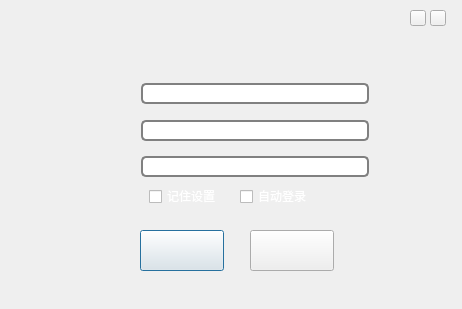
<?xml version="1.0" encoding="UTF-8"?>
<ui version="4.0">
 <class>DlgLogin</class>
 <widget class="QDialog" name="DlgLogin">
  <property name="enabled">
   <bool>true</bool>
  </property>
  <property name="geometry">
   <rect>
    <x>0</x>
    <y>0</y>
    <width>462</width>
    <height>309</height>
   </rect>
  </property>
  <property name="focusPolicy">
   <enum>Qt::NoFocus</enum>
  </property>
  <property name="windowTitle">
   <string>change password</string>
  </property>
  <property name="autoFillBackground">
   <bool>false</bool>
  </property>
  <property name="styleSheet">
   <string notr="true"/>
  </property>
  <widget class="QLineEdit" name="txtSmAddress">
   <property name="geometry">
    <rect>
     <x>141</x>
     <y>83</y>
     <width>228</width>
     <height>21</height>
    </rect>
   </property>
   <property name="font">
    <font>
     <pointsize>9</pointsize>
    </font>
   </property>
   <property name="toolTip">
    <string>服务器地址</string>
   </property>
   <property name="styleSheet">
    <string notr="true">QLineEdit {
    border: 2px solid gray;
    border-radius: 5px;
    padding: 0 4px; 
	
	image: url(:/images/lineedit.png);
	selection-background-color: darkgray;
 }
</string>
   </property>
   <property name="inputMask">
    <string/>
   </property>
   <property name="text">
    <string extracomment="请"/>
   </property>
  </widget>
  <widget class="QLineEdit" name="txtUserName">
   <property name="geometry">
    <rect>
     <x>141</x>
     <y>120</y>
     <width>228</width>
     <height>21</height>
    </rect>
   </property>
   <property name="toolTip">
    <string>用户名</string>
   </property>
   <property name="styleSheet">
    <string notr="true">QLineEdit {
    border: 2px solid gray;
    border-radius: 5px;
    padding: 0 4px; 
	
	image: url(:/images/lineedit.png);
	selection-background-color: darkgray;
 }
</string>
   </property>
   <property name="text">
    <string/>
   </property>
  </widget>
  <widget class="QLineEdit" name="txtPwd">
   <property name="geometry">
    <rect>
     <x>141</x>
     <y>156</y>
     <width>228</width>
     <height>21</height>
    </rect>
   </property>
   <property name="toolTip">
    <string>密码</string>
   </property>
   <property name="statusTip">
    <string/>
   </property>
   <property name="styleSheet">
    <string notr="true">QLineEdit {
    border: 2px solid gray;
    border-radius: 5px;
    padding: 0 4px; 
	
	image: url(:/images/lineedit.png);
	selection-background-color: darkgray;
 }
</string>
   </property>
   <property name="text">
    <string/>
   </property>
  </widget>
  <widget class="QPushButton" name="btnLogin">
   <property name="geometry">
    <rect>
     <x>140</x>
     <y>230</y>
     <width>84</width>
     <height>41</height>
    </rect>
   </property>
   <property name="baseSize">
    <size>
     <width>0</width>
     <height>0</height>
    </size>
   </property>
   <property name="mouseTracking">
    <bool>false</bool>
   </property>
   <property name="acceptDrops">
    <bool>false</bool>
   </property>
   <property name="styleSheet">
    <string notr="true">QPushButton 
	{
		border-image:url(:/images/login_normal.png); 		} 
QPushButton:hover:pressed
	{
		border-image:url(:/images/login_hover.png);
	} 
  QPushButton:hover:!pressed 
	{
		border-image:url(:/images/login_hover.png);
	}</string>
   </property>
   <property name="text">
    <string/>
   </property>
   <property name="iconSize">
    <size>
     <width>400</width>
     <height>40</height>
    </size>
   </property>
   <property name="checkable">
    <bool>false</bool>
   </property>
   <property name="checked">
    <bool>false</bool>
   </property>
   <property name="autoRepeat">
    <bool>false</bool>
   </property>
   <property name="autoExclusive">
    <bool>false</bool>
   </property>
   <property name="autoRepeatDelay">
    <number>300</number>
   </property>
   <property name="default">
    <bool>false</bool>
   </property>
  </widget>
  <widget class="QPushButton" name="btnCancel">
   <property name="geometry">
    <rect>
     <x>250</x>
     <y>230</y>
     <width>84</width>
     <height>41</height>
    </rect>
   </property>
   <property name="mouseTracking">
    <bool>false</bool>
   </property>
   <property name="focusPolicy">
    <enum>Qt::StrongFocus</enum>
   </property>
   <property name="styleSheet">
    <string notr="true">QPushButton 
	{
		border-image:url(:/images/cancel_normal.png); 		} 
QPushButton:hover:pressed
	{
		border-image:url(:/images/cancel_hover.png);
	} 
  QPushButton:hover:!pressed 
	{
		border-image:url(:/images/cancel_hover.png);
	}</string>
   </property>
   <property name="text">
    <string/>
   </property>
   <property name="iconSize">
    <size>
     <width>200</width>
     <height>40</height>
    </size>
   </property>
   <property name="autoExclusive">
    <bool>true</bool>
   </property>
   <property name="autoDefault">
    <bool>false</bool>
   </property>
  </widget>
  <widget class="QCheckBox" name="chkRember">
   <property name="geometry">
    <rect>
     <x>149</x>
     <y>188</y>
     <width>81</width>
     <height>16</height>
    </rect>
   </property>
   <property name="styleSheet">
    <string notr="true">QCheckBox {
     spacing: 5px;
	 color: white ;
 }

 QCheckBox::indicator {
     width: 13px;
     height: 13px;
 }

 QCheckBox::indicator:unchecked {
     image: url(:/images/check_unselected.png);
 }
QCheckBox::indicator:unchecked:hover {
     image: url(:/images/check_skipped_unselected.png);
 }
QCheckBox::indicator:checked {
     image: url(:/images/check_selected.png);
 }
QCheckBox::indicator:checked:hover {
     image: url(:/images/check_skipped_selected.png);
 }</string>
   </property>
   <property name="text">
    <string>记住设置</string>
   </property>
  </widget>
  <widget class="QCheckBox" name="chkAuto">
   <property name="geometry">
    <rect>
     <x>240</x>
     <y>188</y>
     <width>81</width>
     <height>16</height>
    </rect>
   </property>
   <property name="styleSheet">
    <string notr="true">QCheckBox {
     spacing: 5px;
	color:white;
 }

 QCheckBox::indicator {
     width: 13px;
     height: 13px;
 }

 QCheckBox::indicator:unchecked {
     image: url(:/images/check_unselected.png);
 }
QCheckBox::indicator:unchecked:hover {
     image: url(:/images/check_skipped_unselected.png);
 }
QCheckBox::indicator:checked {
     image: url(:/images/check_selected.png);
 }
QCheckBox::indicator:checked:hover {
     image: url(:/images/check_skipped_selected.png);
 }</string>
   </property>
   <property name="text">
    <string>自动登录</string>
   </property>
  </widget>
  <widget class="QPushButton" name="hideButton">
   <property name="geometry">
    <rect>
     <x>410</x>
     <y>10</y>
     <width>16</width>
     <height>16</height>
    </rect>
   </property>
   <property name="toolTip">
    <string>最小化</string>
   </property>
   <property name="styleSheet">
    <string notr="true">QPushButton 
	{
		border-image:url(:/images/minize_normal.png); 		} 
QPushButton:hover:pressed
	{
		border-image:url(:/images/minize_hover.png);
	} 
  QPushButton:hover:!pressed 
	{
		border-image:url(:/images/minize_hover.png);
	}</string>
   </property>
   <property name="text">
    <string/>
   </property>
  </widget>
  <widget class="QPushButton" name="quitButton">
   <property name="geometry">
    <rect>
     <x>430</x>
     <y>10</y>
     <width>16</width>
     <height>16</height>
    </rect>
   </property>
   <property name="toolTip">
    <string>关闭</string>
   </property>
   <property name="styleSheet">
    <string notr="true">QPushButton 
	{
		border-image:url(:/images/shutdown_normal.png); 		} 
QPushButton:hover:pressed
	{
		border-image:url(:/images/shutdown_hover.png);
	} 
  QPushButton:hover:!pressed 
	{
		border-image:url(:/images/shutdown_hover.png);
	}</string>
   </property>
   <property name="text">
    <string/>
   </property>
  </widget>
 </widget>
 <layoutdefault spacing="6" margin="11"/>
 <resources/>
 <connections>
  <connection>
   <sender>btnLogin</sender>
   <signal>clicked()</signal>
   <receiver>DlgLogin</receiver>
   <slot>showMinimized()</slot>
   <hints>
    <hint type="sourcelabel">
     <x>181</x>
     <y>250</y>
    </hint>
    <hint type="destinationlabel">
     <x>230</x>
     <y>154</y>
    </hint>
   </hints>
  </connection>
  <connection>
   <sender>quitButton</sender>
   <signal>clicked()</signal>
   <receiver>DlgLogin</receiver>
   <slot>close()</slot>
   <hints>
    <hint type="sourcelabel">
     <x>439</x>
     <y>17</y>
    </hint>
    <hint type="destinationlabel">
     <x>230</x>
     <y>154</y>
    </hint>
   </hints>
  </connection>
 </connections>
</ui>
